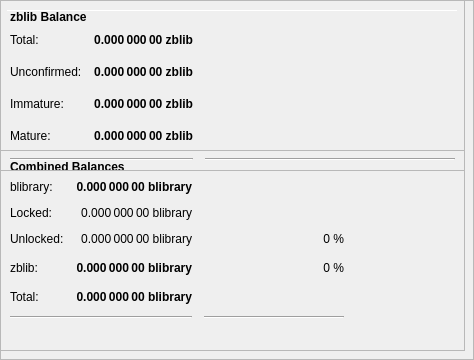
        <widget class="QFrame" name="frameObfuscation">
         <property name="minimumSize">
          <size>
           <width>0</width>
           <height>350</height>
          </size>
         </property>
         <property name="layoutDirection">
          <enum>Qt::LeftToRight</enum>
         </property>
         <property name="frameShape">
          <enum>QFrame::StyledPanel</enum>
         </property>
         <property name="frameShadow">
          <enum>QFrame::Raised</enum>
         </property>
         <widget class="QPushButton" name="runAutoDenom">
          <property name="geometry">
           <rect>
            <x>251</x>
            <y>17</y>
            <width>1</width>
            <height>1</height>
           </rect>
          </property>
          <property name="palette">
           <palette>
            <active>
             <colorrole role="WindowText">
              <brush brushstyle="SolidPattern">
               <color alpha="255">
                <red>0</red>
                <green>0</green>
                <blue>0</blue>
               </color>
              </brush>
             </colorrole>
             <colorrole role="Button">
              <brush brushstyle="SolidPattern">
               <color alpha="255">
                <red>239</red>
                <green>238</green>
                <blue>238</blue>
               </color>
              </brush>
             </colorrole>
             <colorrole role="Light">
              <brush brushstyle="SolidPattern">
               <color alpha="255">
                <red>255</red>
                <green>255</green>
                <blue>255</blue>
               </color>
              </brush>
             </colorrole>
             <colorrole role="Midlight">
              <brush brushstyle="SolidPattern">
               <color alpha="255">
                <red>247</red>
                <green>246</green>
                <blue>246</blue>
               </color>
              </brush>
             </colorrole>
             <colorrole role="Dark">
              <brush brushstyle="SolidPattern">
               <color alpha="255">
                <red>119</red>
                <green>119</green>
                <blue>119</blue>
               </color>
              </brush>
             </colorrole>
             <colorrole role="Mid">
              <brush brushstyle="SolidPattern">
               <color alpha="255">
                <red>159</red>
                <green>159</green>
                <blue>159</blue>
               </color>
              </brush>
             </colorrole>
             <colorrole role="Text">
              <brush brushstyle="SolidPattern">
               <color alpha="255">
                <red>0</red>
                <green>0</green>
                <blue>0</blue>
               </color>
              </brush>
             </colorrole>
             <colorrole role="BrightText">
              <brush brushstyle="SolidPattern">
               <color alpha="255">
                <red>255</red>
                <green>255</green>
                <blue>255</blue>
               </color>
              </brush>
             </colorrole>
             <colorrole role="ButtonText">
              <brush brushstyle="SolidPattern">
               <color alpha="255">
                <red>0</red>
                <green>0</green>
                <blue>0</blue>
               </color>
              </brush>
             </colorrole>
             <colorrole role="Base">
              <brush brushstyle="SolidPattern">
               <color alpha="255">
                <red>255</red>
                <green>255</green>
                <blue>255</blue>
               </color>
              </brush>
             </colorrole>
             <colorrole role="Window">
              <brush brushstyle="SolidPattern">
               <color alpha="255">
                <red>239</red>
                <green>238</green>
                <blue>238</blue>
               </color>
              </brush>
             </colorrole>
             <colorrole role="Shadow">
              <brush brushstyle="SolidPattern">
               <color alpha="255">
                <red>0</red>
                <green>0</green>
                <blue>0</blue>
               </color>
              </brush>
             </colorrole>
             <colorrole role="AlternateBase">
              <brush brushstyle="SolidPattern">
               <color alpha="255">
                <red>247</red>
                <green>246</green>
                <blue>246</blue>
               </color>
              </brush>
             </colorrole>
             <colorrole role="ToolTipBase">
              <brush brushstyle="SolidPattern">
               <color alpha="255">
                <red>255</red>
                <green>255</green>
                <blue>220</blue>
               </color>
              </brush>
             </colorrole>
             <colorrole role="ToolTipText">
              <brush brushstyle="SolidPattern">
               <color alpha="255">
                <red>0</red>
                <green>0</green>
                <blue>0</blue>
               </color>
              </brush>
             </colorrole>
            </active>
            <inactive>
             <colorrole role="WindowText">
              <brush brushstyle="SolidPattern">
               <color alpha="255">
                <red>0</red>
                <green>0</green>
                <blue>0</blue>
               </color>
              </brush>
             </colorrole>
             <colorrole role="Button">
              <brush brushstyle="SolidPattern">
               <color alpha="255">
                <red>239</red>
                <green>238</green>
                <blue>238</blue>
               </color>
              </brush>
             </colorrole>
             <colorrole role="Light">
              <brush brushstyle="SolidPattern">
               <color alpha="255">
                <red>255</red>
                <green>255</green>
                <blue>255</blue>
               </color>
              </brush>
             </colorrole>
             <colorrole role="Midlight">
              <brush brushstyle="SolidPattern">
               <color alpha="255">
                <red>247</red>
                <green>246</green>
                <blue>246</blue>
               </color>
              </brush>
             </colorrole>
             <colorrole role="Dark">
              <brush brushstyle="SolidPattern">
               <color alpha="255">
                <red>119</red>
                <green>119</green>
                <blue>119</blue>
               </color>
              </brush>
             </colorrole>
             <colorrole role="Mid">
              <brush brushstyle="SolidPattern">
               <color alpha="255">
                <red>159</red>
                <green>159</green>
                <blue>159</blue>
               </color>
              </brush>
             </colorrole>
             <colorrole role="Text">
              <brush brushstyle="SolidPattern">
               <color alpha="255">
                <red>0</red>
                <green>0</green>
                <blue>0</blue>
               </color>
              </brush>
             </colorrole>
             <colorrole role="BrightText">
              <brush brushstyle="SolidPattern">
               <color alpha="255">
                <red>255</red>
                <green>255</green>
                <blue>255</blue>
               </color>
              </brush>
             </colorrole>
             <colorrole role="ButtonText">
              <brush brushstyle="SolidPattern">
               <color alpha="255">
                <red>0</red>
                <green>0</green>
                <blue>0</blue>
               </color>
              </brush>
             </colorrole>
             <colorrole role="Base">
              <brush brushstyle="SolidPattern">
               <color alpha="255">
                <red>255</red>
                <green>255</green>
                <blue>255</blue>
               </color>
              </brush>
             </colorrole>
             <colorrole role="Window">
              <brush brushstyle="SolidPattern">
               <color alpha="255">
                <red>239</red>
                <green>238</green>
                <blue>238</blue>
               </color>
              </brush>
             </colorrole>
             <colorrole role="Shadow">
              <brush brushstyle="SolidPattern">
               <color alpha="255">
                <red>0</red>
                <green>0</green>
                <blue>0</blue>
               </color>
              </brush>
             </colorrole>
             <colorrole role="AlternateBase">
              <brush brushstyle="SolidPattern">
               <color alpha="255">
                <red>247</red>
                <green>246</green>
                <blue>246</blue>
               </color>
              </brush>
             </colorrole>
             <colorrole role="ToolTipBase">
              <brush brushstyle="SolidPattern">
               <color alpha="255">
                <red>255</red>
                <green>255</green>
                <blue>220</blue>
               </color>
              </brush>
             </colorrole>
             <colorrole role="ToolTipText">
              <brush brushstyle="SolidPattern">
               <color alpha="255">
                <red>0</red>
                <green>0</green>
                <blue>0</blue>
               </color>
              </brush>
             </colorrole>
            </inactive>
            <disabled>
             <colorrole role="WindowText">
              <brush brushstyle="SolidPattern">
               <color alpha="255">
                <red>119</red>
                <green>119</green>
                <blue>119</blue>
               </color>
              </brush>
             </colorrole>
             <colorrole role="Button">
              <brush brushstyle="SolidPattern">
               <color alpha="255">
                <red>239</red>
                <green>238</green>
                <blue>238</blue>
               </color>
              </brush>
             </colorrole>
             <colorrole role="Light">
              <brush brushstyle="SolidPattern">
               <color alpha="255">
                <red>255</red>
                <green>255</green>
                <blue>255</blue>
               </color>
              </brush>
             </colorrole>
             <colorrole role="Midlight">
              <brush brushstyle="SolidPattern">
               <color alpha="255">
                <red>247</red>
                <green>246</green>
                <blue>246</blue>
               </color>
              </brush>
             </colorrole>
             <colorrole role="Dark">
              <brush brushstyle="SolidPattern">
               <color alpha="255">
                <red>119</red>
                <green>119</green>
                <blue>119</blue>
               </color>
              </brush>
             </colorrole>
             <colorrole role="Mid">
              <brush brushstyle="SolidPattern">
               <color alpha="255">
                <red>159</red>
                <green>159</green>
                <blue>159</blue>
               </color>
              </brush>
             </colorrole>
             <colorrole role="Text">
              <brush brushstyle="SolidPattern">
               <color alpha="255">
                <red>119</red>
                <green>119</green>
                <blue>119</blue>
               </color>
              </brush>
             </colorrole>
             <colorrole role="BrightText">
              <brush brushstyle="SolidPattern">
               <color alpha="255">
                <red>255</red>
                <green>255</green>
                <blue>255</blue>
               </color>
              </brush>
             </colorrole>
             <colorrole role="ButtonText">
              <brush brushstyle="SolidPattern">
               <color alpha="255">
                <red>119</red>
                <green>119</green>
                <blue>119</blue>
               </color>
              </brush>
             </colorrole>
             <colorrole role="Base">
              <brush brushstyle="SolidPattern">
               <color alpha="255">
                <red>239</red>
                <green>238</green>
                <blue>238</blue>
               </color>
              </brush>
             </colorrole>
             <colorrole role="Window">
              <brush brushstyle="SolidPattern">
               <color alpha="255">
                <red>239</red>
                <green>238</green>
                <blue>238</blue>
               </color>
              </brush>
             </colorrole>
             <colorrole role="Shadow">
              <brush brushstyle="SolidPattern">
               <color alpha="255">
                <red>0</red>
                <green>0</green>
                <blue>0</blue>
               </color>
              </brush>
             </colorrole>
             <colorrole role="AlternateBase">
              <brush brushstyle="SolidPattern">
               <color alpha="255">
                <red>239</red>
                <green>238</green>
                <blue>238</blue>
               </color>
              </brush>
             </colorrole>
             <colorrole role="ToolTipBase">
              <brush brushstyle="SolidPattern">
               <color alpha="255">
                <red>255</red>
                <green>255</green>
                <blue>220</blue>
               </color>
              </brush>
             </colorrole>
             <colorrole role="ToolTipText">
              <brush brushstyle="SolidPattern">
               <color alpha="255">
                <red>0</red>
                <green>0</green>
                <blue>0</blue>
               </color>
              </brush>
             </colorrole>
            </disabled>
           </palette>
          </property>
          <property name="focusPolicy">
           <enum>Qt::NoFocus</enum>
          </property>
          <property name="autoFillBackground">
           <bool>true</bool>
          </property>
          <property name="text">
           <string/>
          </property>
          <property name="flat">
           <bool>true</bool>
          </property>
         </widget>
         <widget class="Line" name="line">
          <property name="geometry">
           <rect>
            <x>7</x>
            <y>10</y>
            <width>451</width>
            <height>1</height>
           </rect>
          </property>
          <property name="orientation">
           <enum>Qt::Horizontal</enum>
          </property>
         </widget>
         <widget class="QFrame" name="frame_3">
          <property name="geometry">
           <rect>
            <x>0</x>
            <y>150</y>
            <width>465</width>
            <height>201</height>
           </rect>
          </property>
          <property name="frameShape">
           <enum>QFrame::StyledPanel</enum>
          </property>
          <property name="frameShadow">
           <enum>QFrame::Raised</enum>
          </property>
          <layout class="QVBoxLayout" name="verticalLayout_5">
           <item>
            <layout class="QHBoxLayout" name="horizontalLayout_5" stretch="0">
             <item>
              <widget class="QLabel" name="label_5z">
               <property name="maximumSize">
                <size>
                 <width>16777215</width>
                 <height>20</height>
                </size>
               </property>
               <property name="font">
                <font>
                 <weight>75</weight>
                 <bold>true</bold>
                </font>
               </property>
               <property name="toolTip">
                <string>Combined Balances (including unconfirmed and immature coins)</string>
               </property>
               <property name="text">
                <string>&lt;html&gt;&lt;head/&gt;&lt;body&gt;&lt;p&gt;Combined Balances&lt;/p&gt;&lt;/body&gt;&lt;/html&gt;</string>
               </property>
              </widget>
             </item>
            </layout>
           </item>
           <item>
            <layout class="QGridLayout" name="gridLayout_3">
             <property name="spacing">
              <number>12</number>
             </property>
             <item row="7" column="0" colspan="2">
              <widget class="Line" name="lineSpendableBalance_3">
               <property name="orientation">
                <enum>Qt::Horizontal</enum>
               </property>
              </widget>
             </item>
             <item row="7" column="2">
              <widget class="Line" name="lineWatchBalance_3">
               <property name="sizePolicy">
                <sizepolicy hsizetype="Preferred" vsizetype="Fixed">
                 <horstretch>0</horstretch>
                 <verstretch>0</verstretch>
                </sizepolicy>
               </property>
               <property name="minimumSize">
                <size>
                 <width>140</width>
                 <height>0</height>
                </size>
               </property>
               <property name="orientation">
                <enum>Qt::Horizontal</enum>
               </property>
              </widget>
             </item>
             <item row="4" column="1">
              <widget class="QLabel" name="labelzBalancez">
               <property name="font">
                <font>
                 <weight>75</weight>
                 <bold>true</bold>
                </font>
               </property>
               <property name="cursor">
                <cursorShape>IBeamCursor</cursorShape>
               </property>
               <property name="toolTip">
                <string>Total of transactions that have yet to be confirmed, and do not yet count toward the spendable balance</string>
               </property>
               <property name="text">
                <string notr="true">0.000 000 00 blibrary</string>
               </property>
               <property name="alignment">
                <set>Qt::AlignRight|Qt::AlignTrailing|Qt::AlignVCenter</set>
               </property>
               <property name="textInteractionFlags">
                <set>Qt::LinksAccessibleByMouse|Qt::TextSelectableByKeyboard|Qt::TextSelectableByMouse</set>
               </property>
              </widget>
             </item>
             <item row="6" column="1">
              <widget class="QLabel" name="labelTotalz">
               <property name="font">
                <font>
                 <weight>75</weight>
                 <bold>true</bold>
                </font>
               </property>
               <property name="cursor">
                <cursorShape>IBeamCursor</cursorShape>
               </property>
               <property name="toolTip">
                <string>Total Balance, including unconfirmed and immature coins.</string>
               </property>
               <property name="text">
                <string notr="true">0.000 000 00 blibrary</string>
               </property>
               <property name="alignment">
                <set>Qt::AlignRight|Qt::AlignTrailing|Qt::AlignVCenter</set>
               </property>
               <property name="textInteractionFlags">
                <set>Qt::LinksAccessibleByMouse|Qt::TextSelectableByKeyboard|Qt::TextSelectableByMouse</set>
               </property>
              </widget>
             </item>
             <item row="4" column="3">
              <spacer name="horizontalSpacer_6">
               <property name="orientation">
                <enum>Qt::Horizontal</enum>
               </property>
               <property name="sizeHint" stdset="0">
                <size>
                 <width>40</width>
                 <height>20</height>
                </size>
               </property>
              </spacer>
             </item>
             <item row="6" column="0">
              <widget class="QLabel" name="labelTotalTextz">
               <property name="text">
                <string>Total:</string>
               </property>
              </widget>
             </item>
             <item row="1" column="0">
              <widget class="QLabel" name="labelBalanceTextz">
               <property name="text">
                <string>blibrary:</string>
               </property>
              </widget>
             </item>
             <item row="1" column="1">
              <widget class="QLabel" name="labelBalancez">
               <property name="font">
                <font>
                 <weight>75</weight>
                 <bold>true</bold>
                </font>
               </property>
               <property name="cursor">
                <cursorShape>IBeamCursor</cursorShape>
               </property>
               <property name="toolTip">
                <string>Your current spendable balance</string>
               </property>
               <property name="text">
                <string notr="true">0.000 000 00 blibrary</string>
               </property>
               <property name="alignment">
                <set>Qt::AlignRight|Qt::AlignTrailing|Qt::AlignVCenter</set>
               </property>
               <property name="textInteractionFlags">
                <set>Qt::LinksAccessibleByMouse|Qt::TextSelectableByKeyboard|Qt::TextSelectableByMouse</set>
               </property>
              </widget>
             </item>
             <item row="4" column="0">
              <widget class="QLabel" name="labelzBalanceTextz">
               <property name="toolTip">
                <string/>
               </property>
               <property name="text">
                <string>zblib:</string>
               </property>
              </widget>
             </item>
             <item row="4" column="2">
              <widget class="QLabel" name="labelzblibPercent">
               <property name="toolTip">
                <string>Current percentage of zblib.
If AutoMint is enabled this percentage will settle around the configured AutoMint percentage (default = 10%)</string>
               </property>
               <property name="text">
                <string>0 %</string>
               </property>
               <property name="alignment">
                <set>Qt::AlignRight|Qt::AlignTrailing|Qt::AlignVCenter</set>
               </property>
              </widget>
             </item>
             <item row="6" column="2">
              <widget class="QLabel" name="label100Percent">
               <property name="text">
                <string/>
               </property>
               <property name="alignment">
                <set>Qt::AlignRight|Qt::AlignTrailing|Qt::AlignVCenter</set>
               </property>
              </widget>
             </item>
             <item row="2" column="1">
              <widget class="QLabel" name="labelLockedBalance">
               <property name="toolTip">
                <string>Locked blibrary or Masternode collaterals. These are excluded from zblib minting.</string>
               </property>
               <property name="text">
                <string>0.000 000 00 blibrary</string>
               </property>
               <property name="alignment">
                <set>Qt::AlignRight|Qt::AlignTrailing|Qt::AlignVCenter</set>
               </property>
              </widget>
             </item>
             <item row="2" column="0">
              <widget class="QLabel" name="labelLockedBalanceText">
               <property name="toolTip">
                <string>Locked blibrary or Masternode collaterals. These are excluded from zblib minting.</string>
               </property>
               <property name="text">
                <string>Locked:</string>
               </property>
              </widget>
             </item>
             <item row="3" column="0">
              <widget class="QLabel" name="labelUnLockedBalanceText">
               <property name="toolTip">
                <string>Unlocked blibrarys. These can be used for zblib minting.</string>
               </property>
               <property name="text">
                <string>Unlocked:</string>
               </property>
              </widget>
             </item>
             <item row="3" column="1">
              <widget class="QLabel" name="labelUnLockedBalance">
               <property name="toolTip">
                <string>Unlocked blibrarys. These can be used for zblib minting.</string>
               </property>
               <property name="text">
                <string>0.000 000 00 blibrary</string>
               </property>
               <property name="alignment">
                <set>Qt::AlignRight|Qt::AlignTrailing|Qt::AlignVCenter</set>
               </property>
              </widget>
             </item>
             <item row="3" column="2">
              <widget class="QLabel" name="labelblibraryPercent">
               <property name="text">
                <string>0 %</string>
               </property>
               <property name="alignment">
                <set>Qt::AlignRight|Qt::AlignTrailing|Qt::AlignVCenter</set>
               </property>
              </widget>
             </item>
            </layout>
           </item>
           <item>
            <spacer name="verticalSpacer">
             <property name="orientation">
              <enum>Qt::Vertical</enum>
             </property>
             <property name="sizeHint" stdset="0">
              <size>
               <width>20</width>
               <height>40</height>
              </size>
             </property>
            </spacer>
           </item>
          </layout>
         </widget>
         <widget class="QFrame" name="frame_4">
          <property name="geometry">
           <rect>
            <x>0</x>
            <y>0</y>
            <width>465</width>
            <height>171</height>
           </rect>
          </property>
          <property name="frameShape">
           <enum>QFrame::StyledPanel</enum>
          </property>
          <property name="frameShadow">
           <enum>QFrame::Raised</enum>
          </property>
          <layout class="QVBoxLayout" name="verticalLayout_7">
           <item>
            <layout class="QHBoxLayout" name="horizontalLayout_8" stretch="0">
             <item>
              <widget class="QLabel" name="label_5z_3">
               <property name="maximumSize">
                <size>
                 <width>16777215</width>
                 <height>20</height>
                </size>
               </property>
               <property name="font">
                <font>
                 <weight>75</weight>
                 <bold>true</bold>
                </font>
               </property>
               <property name="text">
                <string>zblib Balance</string>
               </property>
              </widget>
             </item>
            </layout>
           </item>
           <item>
            <layout class="QGridLayout" name="gridLayout_5">
             <property name="spacing">
              <number>12</number>
             </property>
             <item row="4" column="0">
              <widget class="QLabel" name="labelzBalanceMatureText">
               <property name="toolTip">
                <string>Mature: more than 20 confirmation and more than 1 mints of the same denomination after it was minted.
These zblib are spendable.</string>
               </property>
               <property name="text">
                <string>Mature:</string>
               </property>
              </widget>
             </item>
             <item row="5" column="0" colspan="2">
              <widget class="Line" name="lineSpendableBalance_5">
               <property name="orientation">
                <enum>Qt::Horizontal</enum>
               </property>
              </widget>
             </item>
             <item row="1" column="1">
              <widget class="QLabel" name="labelzBalance">
               <property name="font">
                <font>
                 <weight>75</weight>
                 <bold>true</bold>
                </font>
               </property>
               <property name="cursor">
                <cursorShape>IBeamCursor</cursorShape>
               </property>
               <property name="toolTip">
                <string>All available zblib, unconfirmed and immature zblib included.</string>
               </property>
               <property name="text">
                <string notr="true">0.000 000 00 zblib</string>
               </property>
               <property name="alignment">
                <set>Qt::AlignRight|Qt::AlignTrailing|Qt::AlignVCenter</set>
               </property>
               <property name="textInteractionFlags">
                <set>Qt::LinksAccessibleByMouse|Qt::TextSelectableByKeyboard|Qt::TextSelectableByMouse</set>
               </property>
              </widget>
             </item>
             <item row="5" column="2">
              <widget class="Line" name="lineWatchBalance_5">
               <property name="sizePolicy">
                <sizepolicy hsizetype="Preferred" vsizetype="Fixed">
                 <horstretch>0</horstretch>
                 <verstretch>0</verstretch>
                </sizepolicy>
               </property>
               <property name="minimumSize">
                <size>
                 <width>140</width>
                 <height>0</height>
                </size>
               </property>
               <property name="orientation">
                <enum>Qt::Horizontal</enum>
               </property>
              </widget>
             </item>
             <item row="1" column="0">
              <widget class="QLabel" name="labelzBalanceText">
               <property name="toolTip">
                <string>All available zblib, unconfirmed and immature zblib included.</string>
               </property>
               <property name="text">
                <string>Total:</string>
               </property>
              </widget>
             </item>
             <item row="1" column="2">
              <spacer name="horizontalSpacer_8">
               <property name="orientation">
                <enum>Qt::Horizontal</enum>
               </property>
               <property name="sizeHint" stdset="0">
                <size>
                 <width>40</width>
                 <height>20</height>
                </size>
               </property>
              </spacer>
             </item>
             <item row="4" column="2">
              <spacer name="horizontalSpacer_4">
               <property name="orientation">
                <enum>Qt::Horizontal</enum>
               </property>
               <property name="sizeHint" stdset="0">
                <size>
                 <width>40</width>
                 <height>20</height>
                </size>
               </property>
              </spacer>
             </item>
             <item row="4" column="1">
              <widget class="QLabel" name="labelzBalanceMature">
               <property name="font">
                <font>
                 <weight>75</weight>
                 <bold>true</bold>
                </font>
               </property>
               <property name="toolTip">
                <string>Mature: more than 20 confirmation and more than 1 mints of the same denomination after it was minted.
These zblib are spendable.</string>
               </property>
               <property name="text">
                <string>0.000 000 00 zblib</string>
               </property>
               <property name="alignment">
                <set>Qt::AlignRight|Qt::AlignTrailing|Qt::AlignVCenter</set>
               </property>
              </widget>
             </item>
             <item row="2" column="0">
              <widget class="QLabel" name="labelzBalanceUnconfirmedText">
               <property name="toolTip">
                <string>Unconfirmed: less than 20 confirmations
Immature: confirmed, but less than 1 mints of the same denomination after it was minted</string>
               </property>
               <property name="text">
                <string>Unconfirmed:</string>
               </property>
              </widget>
             </item>
             <item row="2" column="1">
              <widget class="QLabel" name="labelzBalanceUnconfirmed">
               <property name="font">
                <font>
                 <weight>75</weight>
                 <bold>true</bold>
                </font>
               </property>
               <property name="toolTip">
                <string>Unconfirmed: less than 20 confirmations
Immature: confirmed, but less than 1 mints of the same denomination after it was minted</string>
               </property>
               <property name="text">
                <string>0.000 000 00 zblib</string>
               </property>
               <property name="alignment">
                <set>Qt::AlignRight|Qt::AlignTrailing|Qt::AlignVCenter</set>
               </property>
              </widget>
             </item>
             <item row="2" column="2">
              <spacer name="horizontalSpacer_5">
               <property name="orientation">
                <enum>Qt::Horizontal</enum>
               </property>
               <property name="sizeHint" stdset="0">
                <size>
                 <width>40</width>
                 <height>20</height>
                </size>
               </property>
              </spacer>
             </item>
             <item row="3" column="0">
              <widget class="QLabel" name="labelzBalanceImmatureText">
               <property name="toolTip">
                <string>Unconfirmed: less than 20 confirmations
Immature: confirmed, but less than 1 mints of the same denomination after it was minted</string>
               </property>
               <property name="text">
                <string>Immature:</string>
               </property>
              </widget>
             </item>
             <item row="3" column="1">
              <widget class="QLabel" name="labelzBalanceImmature">
               <property name="font">
                <font>
                 <weight>75</weight>
                 <bold>true</bold>
                </font>
               </property>
               <property name="toolTip">
                <string>Unconfirmed: less than 20 confirmations
Immature: confirmed, but less than 1 mints of the same denomination after it was minted</string>
               </property>
               <property name="text">
                <string>0.000 000 00 zblib</string>
               </property>
               <property name="alignment">
                <set>Qt::AlignRight|Qt::AlignTrailing|Qt::AlignVCenter</set>
               </property>
              </widget>
             </item>
             <item row="3" column="2">
              <spacer name="horizontalSpacer_7">
               <property name="orientation">
                <enum>Qt::Horizontal</enum>
               </property>
               <property name="sizeHint" stdset="0">
                <size>
                 <width>40</width>
                 <height>20</height>
                </size>
               </property>
              </spacer>
             </item>
            </layout>
           </item>
          </layout>
         </widget>
        </widget>
